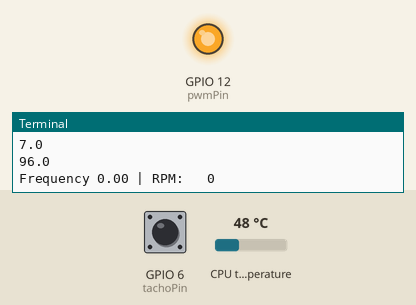
This program was run on a simulated Raspberry Pi (BCM pin numbers). On the bench: output pins drawn as LEDs (lit = HIGH), the last lines printed to the terminal. The test bench sets the inputs (shaded band); at power-on: CPU temperature 48 °C, GPIO 6 (tachoPin) HIGH. Files the program writes start out absent; the clock reads 2024-03-15 10:24:30 at power-on unless the program sets it.

Above: at 1.2 s.
1.3 s: CPU temperature set to 31 °C
At 3.1 s:
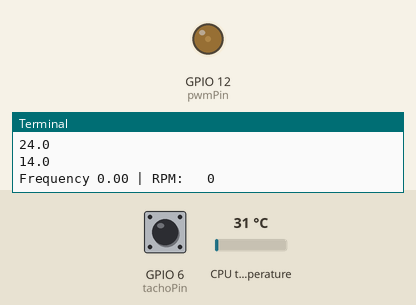
5.5 s: CPU temperature set to 44 °C
At 6.3 s:
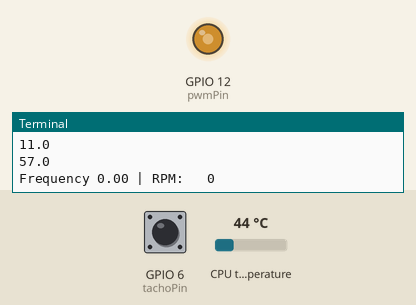
Timing chart, 0 to 9.5 s (numbered marks = the images above; inputs shaded):
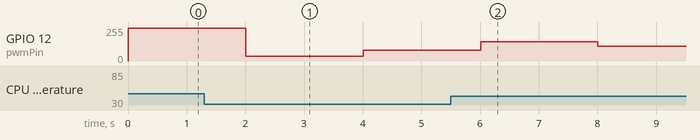

Measured:
- after the input at 1.3 s, GPIO 12 (pwmPin): 245/255 → 36/255 after 0.70 s, → 79/255 2.0 s later
- after the input at 5.5 s, GPIO 12 (pwmPin): 79/255 → 145/255 after 0.51 s, → 112/255 2.0 s later

The program:

rpi-pwmfan.py
```python
#!/usr/bin/python3

import wiringpi as wiringpi
import time
from time import sleep

pwmPin = 12 #HW PWM works on GPIO 12, 13, 18 and 19 on RPi4B
pwmRange = 5000
tachoPin = 6
lowTemp = 55 # Lowest temperature, if lowest of this, the FAN is Off
maxTemp = 60 # Higher than it, the FAN is on full speed
check_sec = 2 #Time to check temperature and set FAN speed

percentTemp = (maxTemp-lowTemp)/100.0

rpmChkStartTime=None
rpmPulse = 0

###PID Parameters###
KP = 2
KI = 1
KD = 1
TAU = 1
PID_MIN = 0
PID_MAX = 100


class PID_Controller:
	def __init__(self, kp, ki, kd, tau, limMin, limMax):
		self.kp=kp
		self.ki=ki
		self.kd=kd
		self.tau=tau
		self.limMin=limMin
		self.limMax=limMax
		self.time=check_sec
		self.integrator=0
		self.prevError=0
		self.differentiator=0
		self.prevMeasure=0
		self.out=0
	def update(self, setpoint, measure):
		error=setpoint-measure
		#error=measure-setpoint
		#Proportional gain
		proportional=self.kp*error
		#Integral gain
		self.integrator=self.integrator+0.5*self.ki*self.time*(error+self.prevError)
		#Anti-wind-up
		if self.limMax>proportional:
			intLimMax=self.limMax-proportional
		else:
			intLimMax=0
		if self.limMin<proportional:
			intLimMin=self.limMin-proportional
		else:
			intLimMin=0
		#Clamp integrator
		if self.integrator>intLimMax:
			self.integrator=intLimMax
		else:
			self.integrator=intLimMin
		#Differentiator gain
		self.differentiator=(2*self.kd*measure-self.prevMeasure)+(2*self.tau-self.time)*self.differentiator/(2*self.tau+self.time)
		#Calculate output
		self.out=proportional+self.integrator+self.differentiator
		#Apply limits
		if self.out > self.limMax:
			self.out=self.limMax
		elif self.out < self.limMin:
			self.out=self.limMin
		#Store data
		print(self.prevError)
		self.prevError=error
		print(self.prevError)
		self.prevMeasure=measure

myPID=PID_Controller(KP,KI,KD,TAU,PID_MIN,PID_MAX)

def getCPUTemp():
	f=open('/sys/class/thermal/thermal_zone0/temp', 'r')
	temp=f.readline()
	f.close()
	ret=float(temp)/1000
	return ret

def tachoISR():
	global rpmPulse
	#print("interruption!!!")
	rpmPulse+=1
	return

def setupTacho():
	global rpmChkStartTime

	print("Setting up Tacho input pin")
	wiringpi.wiringPiSetupGpio()
	wiringpi.pinMode(tachoPin,wiringpi.INPUT)
	wiringpi.pullUpDnControl(tachoPin,wiringpi.PUD_UP)
	rpmChkStartTime=time.time()
	#print("{:4d}".format(wiringpi.INT_EDGE_FALLING))
	wiringpi.wiringPiISR(tachoPin,wiringpi.INT_EDGE_FALLING,tachoISR)
	return

def readRPM():
	global rpmPulse, rpmChkStartTime
	fanPulses=2

	duration=time.time()-rpmChkStartTime
	frequency=rpmPulse/duration
	ret=int(frequency*60/fanPulses)
	rpmChkStartTime=time.time()
	rpmPulse=0
	print("Frequency {:3.2f} | RPM:{:4d}".format(frequency,ret))
#	with open('/tmp/adf-fanspeed', 'w') as f:
#		f.write(str(ret)+'\n')
#		f.close();
	return ret

def fanOn():
	wiringpi.pwmWrite(pwmPin,pwmRange)
	return

def updateFanSpeed():
	temp=getCPUTemp()
	myPID.update(lowTemp,temp)
	#percentDiff = 45


	if myPID.out < 0:
		percentDiff = 0
	else:
                percentDiff = myPID.out

	with open('/tmp/adf-fanspeed', 'w') as f:
		f.write(str(percentDiff)+'\n')
		f.close();

        #percentDiff = 100-myPID.out
	#diff=temp-lowTemp
	#percentDiff = 0
	#if diff > 0:
	#	percentDiff=diff/percentTemp
	pwmDuty=int(percentDiff*pwmRange/100.0)

	print(myPID.out)
	wiringpi.pwmWrite(pwmPin, pwmDuty)
	#print("currTemp {:4.2f} tempDiff {:4.2f} percentDiff {:4.2f} pwmDuty {:5.0f}".format(temp, diff, percentDiff, pwmDuty))
	return

def setup():
	wiringpi.wiringPiSetupGpio()
	#wiringpi.pinMode(pwmPin, 2) #HW PWM works on GPIO 12, 13, 18 and 19 on RPi4B
	wiringpi.pinMode(pwmPin,wiringpi.PWM_OUTPUT)

	wiringpi.pwmSetClock(768) #Set PWM divider of base clock 19.2Mhz to 25Khz (Intel's recommendation for PWM FANs)
	wiringpi.pwmSetRange(pwmRange) #Range setted

	wiringpi.pwmWrite(pwmPin, pwmRange) # Setting to the max PWM
	return

def main():
	print("PWM FAN control starting")
	setup()
	setupTacho()
	#fanOn()

	while True:
		try:
			updateFanSpeed()
			readRPM()
			sleep(check_sec)
		except KeyboardInterrupt:
			fanOn()
			break
		except e:
			print("Something went wrong")
			print(e)
			fanOn()

if __name__ == "__main__":
	main()
```
